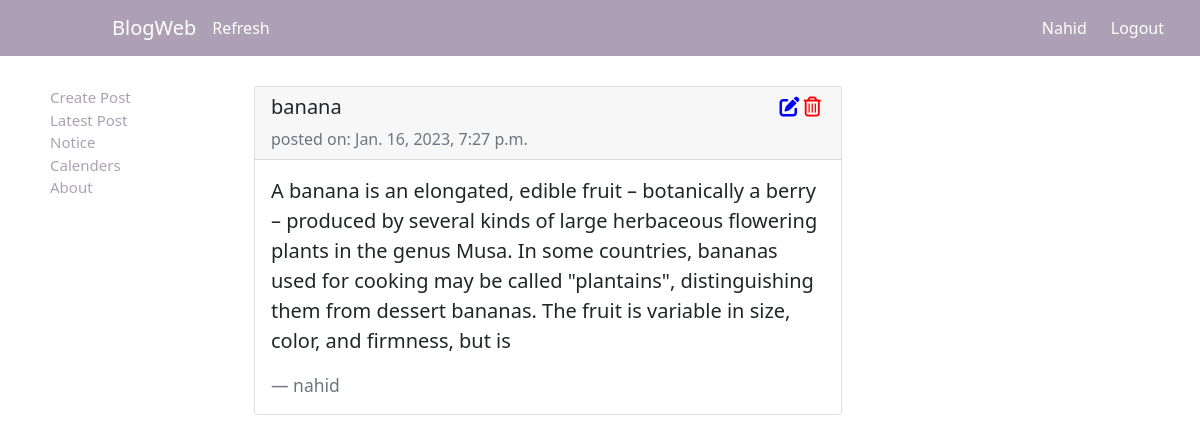
The page /post/11/ (signed in) on the database its author committed.
### blog/models.py (models this page shows, shortened)
class Post(models.Model):
    title = models.CharField(max_length=60)
    content = models.TextField()
    date_posted = models.DateTimeField(default=timezone.now)
    author = models.ForeignKey(User, on_delete=models.CASCADE)

### blog/views.py (the view)
# urls.py: path('post/<int:pk>/', PostDetailView.as_view(), name='post-detail'),
class PostDetailView(LoginRequiredMixin, DetailView):
    model = Post

### blog/templates/blog/post_detail.html
{% extends "blog/base.html" %}
{% load static %}
{% block style %}
<link rel="stylesheet" type="text/css" href="{% static 'blog/home.css' %}"> {% endblock %}
{% block content %}
<div class="card mb-2">
  <div class="card-header">
    <h5>{{object.title}} {% if object.author == user %} <span style="float: right;"><a href="{% url 'post-update' object.id %}"><i
            class="fa-solid fa-pen-to-square" style="color: blue;"></i></a><a class="mx-1"
          href="{% url 'post-delete' object.id %}"><i style="color: red;"
            class="fa-regular fa-trash-can"></i></a></span>{% endif %}</h5>
    <span class="text-muted" style="margin-right: 0;">posted on: {{object.date_posted}}</span>
  </div>
  <div class="card-body">
    <blockquote class="blockquote mb-0">
      <p>{{object.content}}</p>
      <footer class="blockquote-footer mt-1">{{object.author}}</footer>
    </blockquote>
  </div>
</div>
{% endblock content %}

### blog/templates/blog/base.html (shortened to what this page needs)
{% load static %}
<!DOCTYPE html>
<html lang="en">
<head>
        <link href="https://cdn.jsdelivr.net/npm/bootstrap@5.0.2/dist/css/bootstrap.min.css" rel="stylesheet">
        <link rel="stylesheet" href="https://cdnjs.cloudflare.com/ajax/libs/font-awesome/6.2.1/css/all.min.css" />
        <link rel="stylesheet" type="text/css" href="{% static 'blog/base.css' %}">
        {% block style %} {% endblock %}
</head>
<body>
    <nav class="navbar navbar-expand-lg nav-background">
        <div class="container-fluid">
            <a class="navbar-brand nav-logo nav-item-color" href="{% url 'blog-home' %}">BlogWeb</a>
            <div class="collapse navbar-collapse" id="navbarSupportedContent">
              <ul class="navbar-nav me-auto mb-2 mb-lg-0">
                <li class="nav-item">
                  <a class="nav-item-color" aria-current="page" style="text-decoration: none;" href="{% url 'blog-home' %}">Refresh</a>
                </li>
              </ul>
              {% if user.is_authenticated %}
                <a href="{% url 'profile' %}" class="nav-item-color" style="text-decoration: none;">{{user.first_name}}</a>
                <a href="{% url 'logout' %}" class="nav-item-color mx-4" style="text-decoration: none;">Logout</a>
              {% else %}
                <a href="{% url 'login' %}" class="nav-item-color" style="text-decoration: none;">Login</a>
                <a href="{% url 'register' %}" class="mx-4 nav-item-color" style="text-decoration: none;">Register</a>
              {% endif %}
            </div>
          </div>
      </nav>
      <div class="row">
          <div class="menu col-md-2">
              <a style="text-decoration: none;" class="side-text" type="button" href="{% url 'post-create' %}">Create Post</a> <br>
              <a style="text-decoration: none;" class="side-text" type="button" href="{% url 'blog-home' %}">Latest Post</a> <br>
              <a style="text-decoration: none;" class="side-text" type="button" href="#">Notice</a> <br>
              <a style="text-decoration: none;" class="side-text" type="button" href="#">Calenders</a> <br>
             <a style="text-decoration: none;" class="side-text" type="button" href="{% url 'blog-about' %}">About</a> <br>
         </div>
        <div class="col-md-6 mart">
            {% block content %} {% endblock %}
        </div>
      </div>
</body>
</html>

### blog/static/blog/base.css (style rules this page uses)
.nav-background { background-color: #ADA0B4; }
.nav-logo { margin-left: 100px; }
.nav-item-color { color: white; }
.menu { margin-top: 30px; margin-left: 50px; font-size: 15px; }
.side-text { color: #ADA0B4; }
.mart { margin-top: 30px; }

### rows shown on the page
Post: title "banana", date_posted "Jan. 16, 2023, 7:27 p.m.", content "A banana is an elongated, edible fruit – botanically a berry – produced by several kinds of large herbaceous flowering plants in the genus Musa. In some countries, bananas used for cooking may be called \"plantains\", distinguishing them from dessert bananas. The fruit is variable in size, color, and firmness, but is", author "nahid"

### other values the page prints
{{ user.first_name }} "Nahid"
